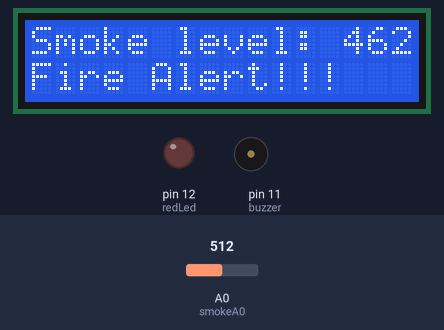
The sketch below on a simulated Arduino Uno, built with avr-gcc and run on an emulated ATmega328P. On the bench: 16×2 character LCD, output pins drawn as LEDs (lit = HIGH), buzzer (waves = sounding). The inputs (shaded band) are chosen by the test bench; at power-on: A0 (smokeA0) = 512. What the sketch prints to the serial monitor is not drawn.

Above: at 0.92 s.
1.3 s: A0 (smokeA0) set to 260
At 1.68 s:
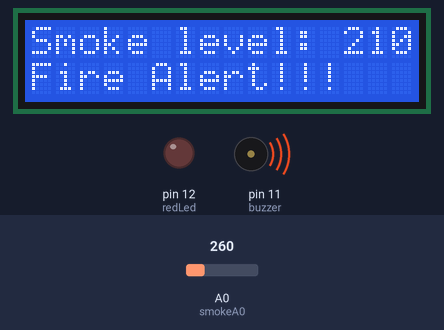
3.0 s: A0 (smokeA0) set to 234
At 3.5 s:
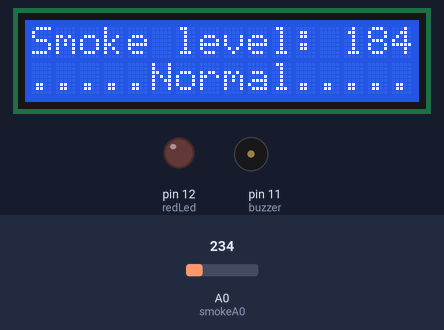
5.6 s: A0 (smokeA0) set to 190
At 6.0 s:
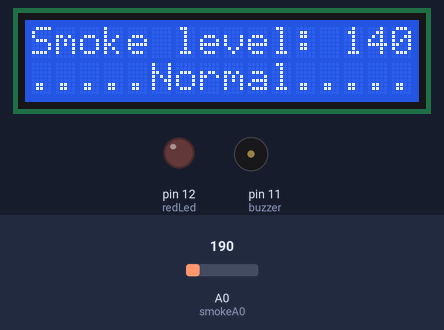
Timing chart, 0 to 8.6 s (numbered marks = the images above; inputs shaded):
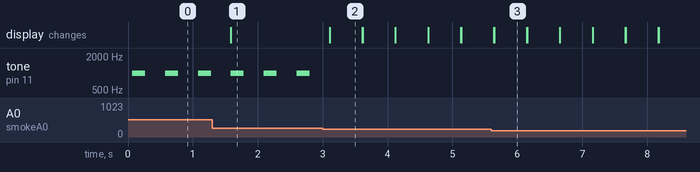

Measured:
- the behaviour switches between 251 and 250 on A0 (smokeA0) (found by bisection; images 1 and 2)
- after the input at 1.3 s, the display: changes after 0.29 s (image 1)
- after the input at 3.0 s, tone on pin 11 (buzzer): stops changing and stays silent; the display: changes after 0.11 s (image 2)
- after the input at 5.6 s, the display: first differs from a run without the input at once (image 3)
- by itself, tone on pin 11 (buzzer): alternates 1000 Hz for 0.20 s and silent for 0.31 s
- what the display in image 2 shows lasts 0.5 s, from 3.1 s to 3.6 s

The sketch:

Smoke_Detection_Code.ino
```cpp
#include <LiquidCrystal.h>
LiquidCrystal lcd(7, 6, 5, 4, 3, 2);

int redLed = 12;
int greenLed = 9;
int buzzer = 11;
int smokeA0 = A0;
int sensorThres = 200; // Threshold value for the MQ2 sensor

void setup()
{
  pinMode (redLed, OUTPUT);
  pinMode (buzzer, OUTPUT);
  pinMode (smokeA0, INPUT);
  Serial.begin(9600);
  lcd.begin(16, 2);

}

void loop()
{
  int analogSensor = analogRead(smokeA0);
  Serial.print("Pin A0: ");
  Serial.println(analogSensor);
  lcd.print("Smoke level: ");
  lcd.print(analogSensor-50);

  if (analogSensor-50> sensorThres)
  {
    digitalWrite (redLed, HIGH);
    lcd.setCursor (0, 2);
    lcd.print ("Fire Alert!!!");
    digitalWrite (9, LOW);
    digitalWrite (12, LOW);
    tone(buzzer, 1000, 200);
  }

  else
  {
    digitalWrite (redLed, LOW);
    lcd.setCursor (0, 2);
    lcd.print (".....Normal.....");
    digitalWrite (9, LOW);
    digitalWrite (12, LOW);
    noTone (buzzer);
  }

  delay (500);
  lcd.clear();
}
```
